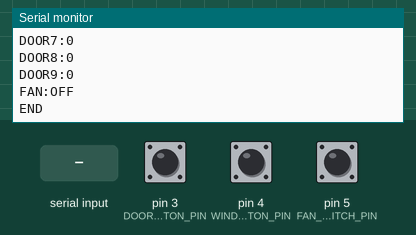
Simulated run of this sketch. Board: Arduino Uno, built with avr-gcc and run on an emulated ATmega328P. On the bench: the last lines printed to the serial monitor. The test bench sets the inputs (shaded band); at power-on: pin 5 (FAN_SWITCH_PIN) HIGH, pin 3 (DOOR_BUTTON_PIN) HIGH, pin 4 (WINDOW_BUTTON_PIN) HIGH.

Above: at 1.2 s.
1.3 s: pin 5 (FAN_SWITCH_PIN) pulled LOW for 0.15 s
At 2.4 s:
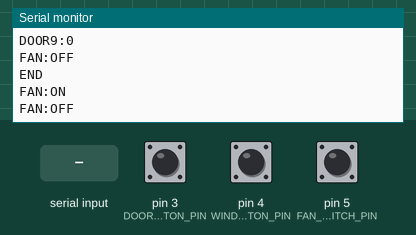
2.9 s: "PING\n" received over Serial
At 4.1 s:
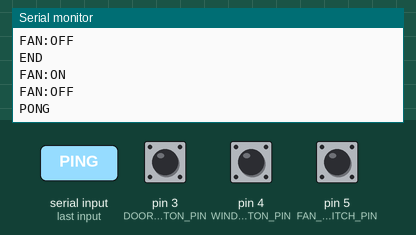
4.4 s: "0\n" received over Serial
At 5.4 s:
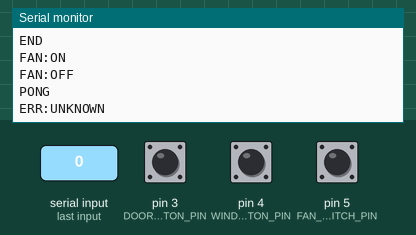
5.9 s: pin 3 (DOOR_BUTTON_PIN) pulled LOW for 0.15 s
At 6.7 s:
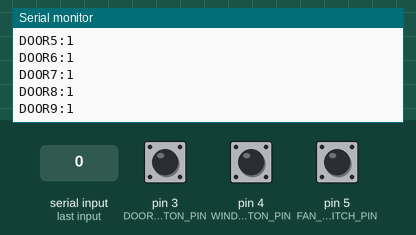
7.5 s: pin 4 (WINDOW_BUTTON_PIN) pulled LOW for 0.15 s
At 7.9 s:
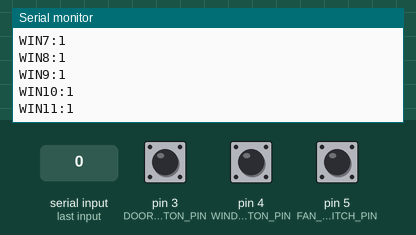
Timing chart, 0 to 10.1 s (numbered marks = the images above; inputs shaded):
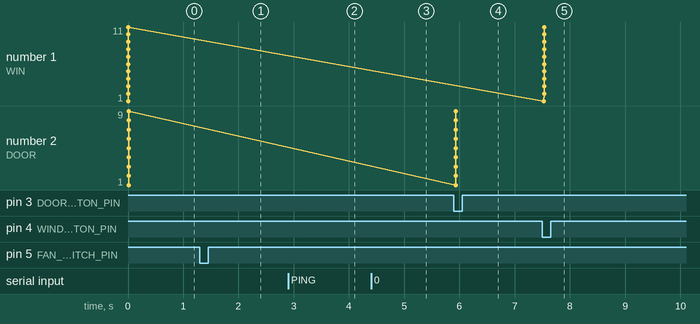

The sketch:

heatsim_board.ino
```cpp
// HeatSim protocol v2. D4: all windows; optional D3: all doors; D5: main fan.
// Each input uses INPUT_PULLUP: button/switch NO to pin, COM to GND. No motors/servos.
#include <string.h>

const uint8_t WINDOW_BUTTON_PIN = 4, DOOR_BUTTON_PIN = 3, FAN_SWITCH_PIN = 5;
const bool FAN_SWITCH_ACTIVE = LOW;
const uint32_t DEBOUNCE_MS = 30;
struct Input { uint8_t pin; bool raw, stable; uint32_t changedAt; };
Input inputsToRead[] = {{WINDOW_BUTTON_PIN, HIGH, HIGH, 0}, {DOOR_BUTTON_PIN, HIGH, HIGH, 0}, {FAN_SWITCH_PIN, HIGH, HIGH, 0}};
const char* windowKeys[] = {"WIN1", "WIN2", "WIN3", "WIN4", "WIN5", "WIN6", "WIN7", "WIN8", "WIN9", "WIN10", "WIN11"};
const char* doorKeys[] = {"DOOR1", "DOOR2", "DOOR3", "DOOR4", "DOOR5", "DOOR6", "DOOR7", "DOOR8", "DOOR9"};
const size_t WINDOW_COUNT = sizeof(windowKeys) / sizeof(windowKeys[0]);
const size_t DOOR_COUNT = sizeof(doorKeys) / sizeof(doorKeys[0]);
bool windowsOpen[WINDOW_COUNT] = {}, doorsOpen[DOOR_COUNT] = {};
struct Setting { const char* key; uint8_t minimum, maximum, value; bool onOff; };
Setting settings[] = {
  {"FAN", 0, 1, 0, true}, {"FANANG", 0, 180, 90, false},
  {"FANPOS", 0, 4, 0, false}, {"FANSPD", 0, 3, 2, false},
  {"AC", 0, 1, 0, true}, {"PUR", 0, 1, 0, true},
  {"PURPOS", 0, 5, 0, false}, {"SCN", 1, 6, 1, false}
};
const size_t SETTING_COUNT = sizeof(settings) / sizeof(settings[0]);
char inputLine[34];
uint8_t inputLength = 0;
bool oversized = false;
void printOpening(const char* key, bool open) {
  Serial.print(key); Serial.print(':'); Serial.println(open ? 1 : 0);
}
void printSetting(size_t index) {
  Serial.print(settings[index].key); Serial.print(':');
  if (settings[index].onOff) Serial.println(settings[index].value ? "ON" : "OFF");
  else Serial.println(settings[index].value);
}
void printState() {
  for (size_t i = 0; i < WINDOW_COUNT; ++i) printOpening(windowKeys[i], windowsOpen[i]);
  for (size_t i = 0; i < DOOR_COUNT; ++i) printOpening(doorKeys[i], doorsOpen[i]);
  printSetting(0);
}
void toggleGroup(const char* const* keys, bool* states, size_t count) {
  bool allOpen = true;
  for (size_t i = 0; i < count; ++i) allOpen = allOpen && states[i];
  for (size_t i = 0; i < count; ++i) { states[i] = !allOpen; printOpening(keys[i], states[i]); }
}
bool parseNumber(const char* text, uint8_t minimum, uint8_t maximum, uint8_t& result) {
  if (!*text) return false;
  unsigned int value = 0;
  for (const char* cursor = text; *cursor; ++cursor) {
    if (*cursor < '0' || *cursor > '9') return false;
    value = value * 10 + (*cursor - '0');
    if (value > maximum) return false;
  }
  if (value < minimum) return false;
  result = value;
  return true;
}


void handleLine(char* line) {
  if (!*line || line[0] == '#') return;
  if (strcmp(line, "HELLO") == 0) { Serial.println("HELLO:HEATSIM/2"); return; }
  if (strcmp(line, "PING") == 0) { Serial.println("PONG"); return; }
  if (strcmp(line, "GET:ALL") == 0) { printState(); Serial.println("END"); return; }
  char* value = strchr(line, ':');
  if (!value) { Serial.println("ERR:UNKNOWN"); return; }
  *value++ = '\0';
  for (size_t group = 0; group < 2; ++group) {
    const char* const* keys = group == 0 ? windowKeys : doorKeys;
    bool* states = group == 0 ? windowsOpen : doorsOpen;
    const size_t count = group == 0 ? WINDOW_COUNT : DOOR_COUNT;
    for (size_t i = 0; i < count; ++i) {
      if (strcmp(line, keys[i]) != 0) continue;
      if (strcmp(value, "0") != 0 && strcmp(value, "1") != 0) { Serial.println("ERR:RANGE"); return; }
      states[i] = value[0] == '1'; printOpening(keys[i], states[i]); return;
    }
  }
  for (size_t i = 0; i < SETTING_COUNT; ++i) {
    Setting& setting = settings[i];
    if (strcmp(line, setting.key) != 0) continue;
    uint8_t next;
    if (setting.onOff) {
      if (strcmp(value, "ON") != 0 && strcmp(value, "OFF") != 0) { Serial.println("ERR:RANGE"); return; }
      next = strcmp(value, "ON") == 0;
    } else if (!parseNumber(value, setting.minimum, setting.maximum, next)) { Serial.println("ERR:RANGE"); return; }
    if (i == 0 && next != setting.value) { Serial.println("ERR:BUSY"); printSetting(0); return; }
    setting.value = next; printSetting(i); return;
  }
  Serial.println("ERR:UNKNOWN");
}
void setup() {
  Serial.begin(115200);
  for (size_t i = 0; i < 3; ++i) {
    Input& input = inputsToRead[i];
    pinMode(input.pin, INPUT_PULLUP);
    input.raw = input.stable = digitalRead(input.pin); input.changedAt = millis();
  }
  for (size_t i = 0; i < WINDOW_COUNT; ++i) windowsOpen[i] = false;
  for (size_t i = 0; i < DOOR_COUNT; ++i) doorsOpen[i] = false;
  settings[0].value = inputsToRead[2].stable == FAN_SWITCH_ACTIVE;
  Serial.println("HELLO:HEATSIM/2"); printState(); Serial.println("END");
}
void loop() {
  const uint32_t now = millis();
  for (size_t i = 0; i < 3; ++i) {
    Input& input = inputsToRead[i]; const bool reading = digitalRead(input.pin);
    if (reading != input.raw) { input.raw = reading; input.changedAt = now; }
    if (reading == input.stable || uint32_t(now - input.changedAt) < DEBOUNCE_MS) continue;
    input.stable = reading;
    if (i == 2) { settings[0].value = reading == FAN_SWITCH_ACTIVE; printSetting(0); }
    else if (reading == LOW) {
      if (i == 0) toggleGroup(windowKeys, windowsOpen, WINDOW_COUNT);
      else toggleGroup(doorKeys, doorsOpen, DOOR_COUNT);
    }
  }
  // Bound work per loop so a noisy serial sender cannot starve switch sampling.
  for (uint8_t budget = 0; budget < 64 && Serial.available(); ++budget) {
    char character = Serial.read();
    if (character == '\n') {
      if (inputLength && inputLine[inputLength - 1] == '\r') --inputLength;
      inputLine[inputLength] = '\0';
      if (oversized) Serial.println("ERR:RANGE");
      else handleLine(inputLine);
      inputLength = 0;
      oversized = false;
    } else if (!oversized) {
      if (inputLength >= 32 && !(inputLength == 32 && character == '\r')) oversized = true;
      else if (character != '\r' && (character < 32 || character > 126)) oversized = true;
      else inputLine[inputLength++] = character;
    }
  }
}
```

Measured:
- after the input at 1.3 s, the serial monitor: prints a new line at once (image 1)
- after the input at 2.9 s, the serial monitor: prints a new line at once (image 2)
- after the input at 4.4 s, the serial monitor: prints a new line at once (image 3)
- after the input at 5.9 s, the serial monitor: prints a new line at once (image 4)
- after the input at 7.5 s, the serial monitor: prints a new line at once (image 5)
